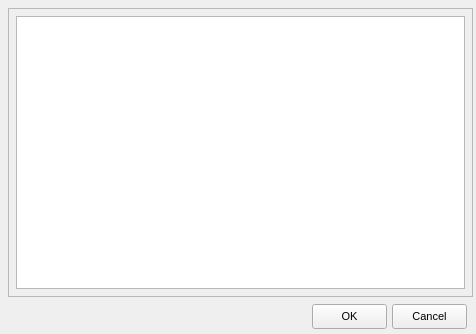
<?xml version="1.0" encoding="UTF-8"?>
<ui version="4.0">
  <class>StringListEditorF</class>
  <widget class="QWidget" name="StringListEditorF">
    <property name="geometry">
      <rect>
        <x>0</x>
        <y>0</y>
        <width>476</width>
        <height>334</height>
      </rect>
    </property>
    <property name="windowTitle">
      <string>String List Editor</string>
    </property>
    <property name="font">
      <font>
        <family>MS Sans Serif</family>
        <pointsize>8</pointsize>
      </font>
    </property>
    <!-- vcl-BorderStyle: bsDialog → set windowFlags Qt::Dialog in constructor -->
    <widget class="QPushButton" name="OK">
      <property name="geometry">
        <rect>
          <x>312</x>
          <y>304</y>
          <width>75</width>
          <height>25</height>
        </rect>
      </property>
      <property name="windowTitle">
        <string>OK</string>
      </property>
      <property name="text">
        <string>OK</string>
      </property>
    </widget>
    <widget class="QPushButton" name="Cancel">
      <property name="geometry">
        <rect>
          <x>392</x>
          <y>304</y>
          <width>75</width>
          <height>25</height>
        </rect>
      </property>
      <property name="windowTitle">
        <string>Cancel</string>
      </property>
      <property name="text">
        <string>Cancel</string>
      </property>
    </widget>
    <widget class="QFrame" name="MainPanel">
      <property name="geometry">
        <rect>
          <x>8</x>
          <y>8</y>
          <width>465</width>
          <height>289</height>
        </rect>
      </property>
      <property name="frameShape">
        <enum>QFrame::StyledPanel</enum>
      </property>
      <widget class="QTextEdit" name="MainMemo">
        <property name="geometry">
          <rect>
            <x>8</x>
            <y>8</y>
            <width>449</width>
            <height>273</height>
          </rect>
        </property>
      </widget>
    </widget>
  </widget>
  <resources/>
  <connections/>
</ui>
